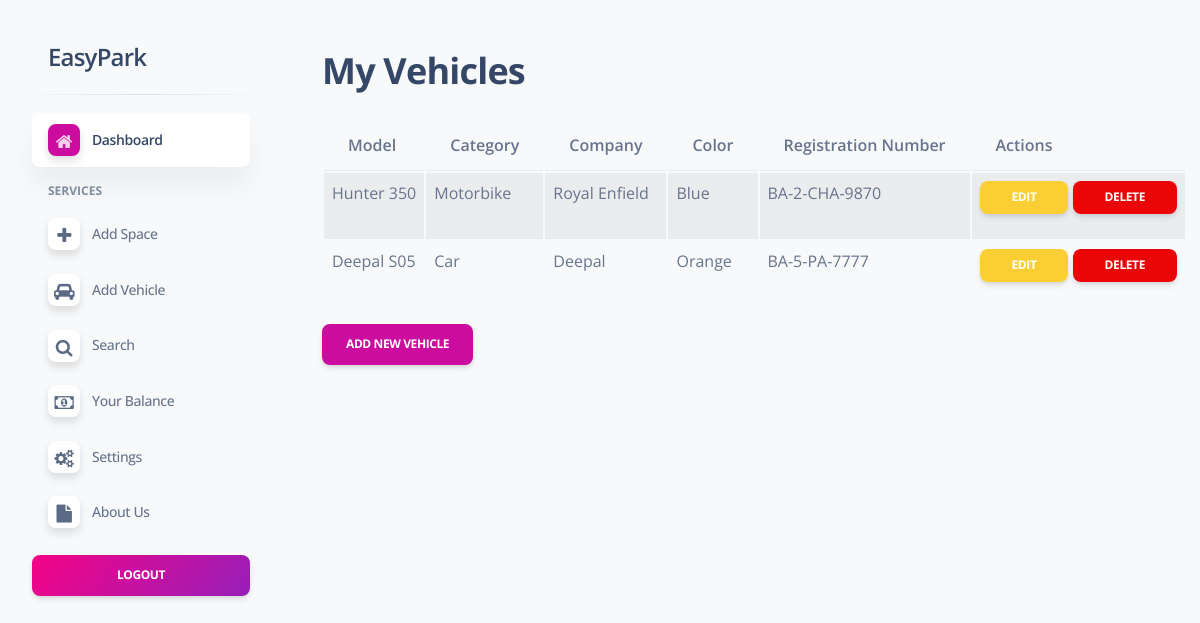
Page /user/manage_vehicles.php (signed in) on the committed database.
### tables this page shows
CREATE TABLE `tblvehicle` (
  `ID` int(10) NOT NULL,
  `UserId` int(11) DEFAULT NULL,
  `Color` varchar(120) DEFAULT NULL,
  `VehicleModel` varchar(100) NOT NULL,
  `VehicleCategory` varchar(120) DEFAULT NULL,
  `VehicleCompanyname` varchar(120) DEFAULT NULL,
  `RegistrationNumber` varchar(120) DEFAULT NULL
);

### user/manage_vehicles.php (the view, shortened to what this page needs)
<?php
include('include/header.php');
$userId = $_SESSION['id'];
$sql = "SELECT ID, VehicleModel, VehicleCategory, VehicleCompanyname, Color, RegistrationNumber FROM tblvehicle WHERE UserId = ?";
$stmt = $conn->prepare($sql);
$stmt->bind_param("i", $userId);
$stmt->execute();
$result = $stmt->get_result();
?>
<div class="main-content position-relative max-height-vh-100 h-100 border-radius-lg">
  <div class="container-fluid py-4">
    <h2 class="mb-4">My Vehicles</h2>
    <?php if ($result->num_rows === 0): ?>
      <p>You have not added any vehicles yet.</p>
      <a href="add_vehicle.php" class="btn btn-primary">Add Vehicle</a>
    <?php else: ?>
      <table class="table table-striped">
        <thead>
          <tr>
            <th>Model</th>
            <th>Category</th>
            <th>Company</th>
            <th>Color</th>
            <th>Registration Number</th>
            <th>Actions</th>
          </tr>
        </thead>
        <tbody id="vehicle-table-body">
          <?php while ($row = $result->fetch_assoc()): ?>
            <tr data-id="<?= htmlspecialchars($row['ID']) ?>">
              <td><?= htmlspecialchars($row['VehicleModel']) ?></td>
              <td><?= htmlspecialchars($row['VehicleCategory']) ?></td>
              <td><?= htmlspecialchars($row['VehicleCompanyname']) ?></td>
              <td><?= htmlspecialchars($row['Color']) ?></td>
              <td><?= htmlspecialchars($row['RegistrationNumber']) ?></td>
              <td>
                <a href="edit_vehicle.php?id=<?= $row['ID'] ?>" class="btn btn-sm btn-warning">Edit</a>
                <button class="btn btn-sm btn-danger btn-delete" data-id="<?= $row['ID'] ?>">Delete</button>
              </td>
            </tr>
          <?php endwhile; ?>
        </tbody>
      </table>
      <a href="add_vehicle.php" class="btn btn-primary">Add New Vehicle</a>
    <?php endif; ?>
  </div>
</div>
<?php
include('include/footer.php');
?>

### rows in the picture
tblvehicle: VehicleModel "Hunter 350", VehicleCategory "Motorbike", VehicleCompanyname "Royal Enfield", Color "Blue", RegistrationNumber "BA-2-CHA-9870"
tblvehicle: VehicleModel "Deepal S05", VehicleCategory "Car", VehicleCompanyname "Deepal", Color "Orange", RegistrationNumber "BA-5-PA-7777"
